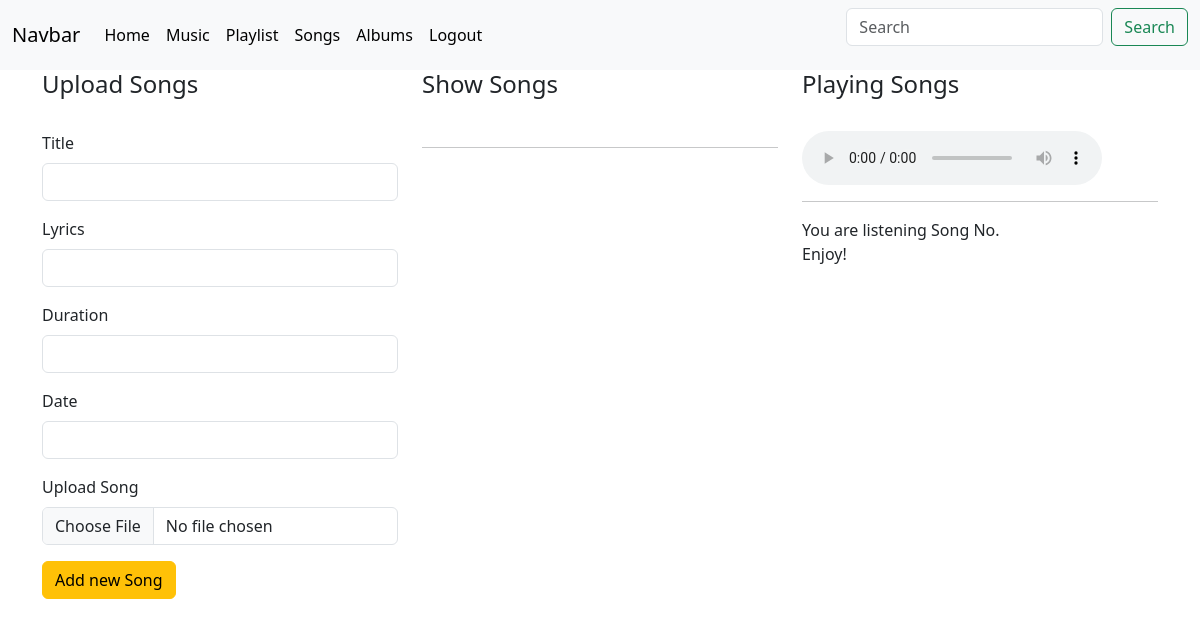
Page /songs (signed in) on the earlier database version.
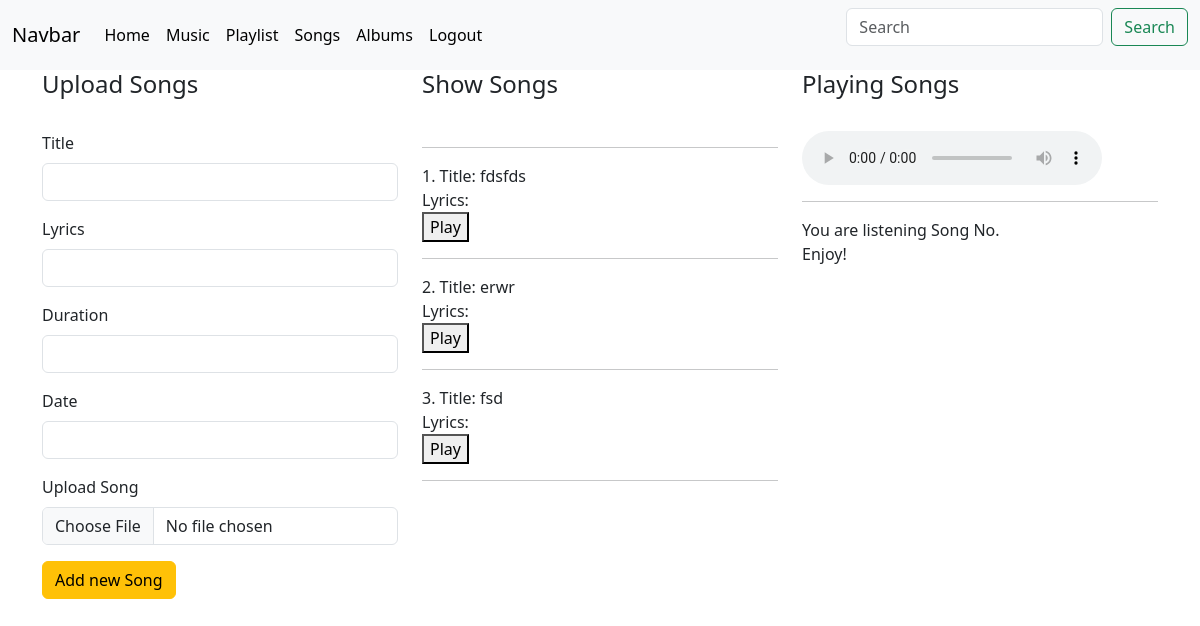
Same page on the later database version.
### models.py (models this page shows)
class Song(db.Model):
    id = db.Column(db.Integer, primary_key=True)
    title = db.Column(db.String, nullable=False)
    lyrics = db.Column(db.String, nullable=False)
    duration = db.Column(db.Integer, default='')
    date = db.Column(db.String, default='')
    rating = db.Column(db.String, default='')
    isBlacklisted = db.Column(db.String, default=0)
    user_id = db.Column(db.Integer, db.ForeignKey('user.id'), nullable=False)

### app.py (the view)
@app.route('/songs')
def songs():
    curr_usr = get_curr_user()
    songs = curr_usr.songs
    song_id = request.args.get('song_id')
    song =Song.query.filter_by(id=song_id).first()
    return render_template('songs.html', user = curr_usr, songs=songs, song=song)

### app.py (called while the page is built)
def get_curr_user():
    id = session.get('id', None)
    u = None
    if id:
        u = User.query.filter_by(id=id).first()
    return u

### templates/songs.html (shortened to what this page needs)
{% extends './layouts/layout.html' %}
{% block body %}
<div class="container">
    <div class="row">
        <div class="col-4">
            <h4>Upload Songs</h4>
            <br>
            {% include './SongsComponents/upload_song.html'   %}
        </div>
        <div class="col-4">
            <h4>Show Songs</h4>
            <br>
            {% include './SongsComponents/show_songs.html'   %}
        </div>
        <div class="col-4">
            <h4>Playing Songs</h4>
            <br>
            {% include './SongsComponents/play_song.html'   %}
        </div>
    </div>
</div>
{% endblock %}

### templates/layouts/layout.html (shortened to what this page needs)
<!DOCTYPE html>
<html lang="en">
<head>
        <link href="https://cdn.jsdelivr.net/npm/bootstrap@5.3.8/dist/css/bootstrap.min.css" rel="stylesheet">
</head>
<body>
{% block body %}
{% endblock %}
</body>
</html>

### templates/BasicComponents/navbar.html (shortened to what this page needs)
<div>
<nav class="navbar navbar-expand-lg bg-body-tertiary">
  <div class="container-fluid">
    <a class="navbar-brand" href="#">Navbar</a>
    <div class="collapse navbar-collapse" id="navbarSupportedContent">
{% if not user %}
          <ul class="navbar-nav me-auto mb-2 mb-lg-0">
        <li class="nav-item">
          <a class="nav-link active" aria-current="page" href="{{url_for('home')}}">Home</a>
        </li>
        <li class="nav-item">
          <a class="nav-link active" aria-current="page" href="#">Music</a>
        </li>
        <li class="nav-item">
          <a class="nav-link active" aria-current="page" href="{{url_for('access')}}">Login</a>
        </li>
      </ul>
{% elif user and user.isCreator %}
      <ul class="navbar-nav me-auto mb-2 mb-lg-0">
        <li class="nav-item">
          <a class="nav-link active" aria-current="page" href="{{url_for('home')}}">Home</a>
        </li>
        <li class="nav-item">
          <a class="nav-link active" aria-current="page" href="#">Music</a>
        </li>
        <li class="nav-item">
          <a class="nav-link active" aria-current="page" href="{{url_for('playlist')}}">Playlist</a>
        </li>
        <li class="nav-item">
          <a class="nav-link active" aria-current="page" href="{{url_for('songs')}}">Songs</a>
        </li>
        <li class="nav-item">
          <a class="nav-link active" aria-current="page" href="#">Albums</a>
        </li>
        <li class="nav-item">
          <a class="nav-link active" aria-current="page" href="{{url_for('logout')}}">Logout</a>
        </li>
      </ul>
{% endif %}
      <form class="d-flex" role="search">
        <input class="form-control me-2" type="search" placeholder="Search" aria-label="Search"/>
        <button class="btn btn-outline-success" type="submit">Search</button>
      </form>
    </div>
  </div>
</nav>
</div>

### templates/SongsComponents/upload_song.html
<form action="{{url_for('upload_song')}}", method="POSt", enctype="multipart/form-data">
                <div class="mb-3">
                    <label for="formFile" class="form-label">Title</label>
                    <input class="form-control" type="text" id="title" name="title">
                </div>
                <div class="mb-3">
                    <label for="formFile" class="form-label">Lyrics</label>
                    <input class="form-control" type="text" id="lyrics" name="lyrics">
                </div>
                <div class="mb-3">
                    <label for="formFile" class="form-label">Duration</label>
                    <input class="form-control" type="text" id="duration" name="duration">
                </div>
                <div class="mb-3">
                    <label for="formFile" class="form-label">Date</label>
                    <input class="form-control" type="text" id="date" name="date">
                </div>
                <div class="mb-3">
                    <label for="formFile" class="form-label">Upload Song</label>
                    <input class="form-control" type="file" id="file" name="file">
                </div>
                <div class="mb-3">
                    <button type="submit" class="btn btn-warning">Add new Song</button>
                </div>
            </form>

### templates/SongsComponents/show_songs.html
           <hr>
            {% for song in songs %}
            {{song.id}}. Title: {{song.title}}
            <br>
            Lyrics: {{song.lyrics}}
            <br>
            <a href="{{url_for('songs', song_id=song.id)}}">
            <button>Play</button>
            </a>
            <br>
            <hr>
            {% endfor %}

### templates/SongsComponents/play_song.html
<audio controls>
  <source src="{{url_for('static', filename='songs/'+song.id|string+'.mp3')}}" type="audio/mpeg">
</audio>
<hr>
You are listening Song No. {{song.id}}
<br>
Enjoy!

Differences in the rows shown:
added Song: id "1", title "fdsfds"
added Song: id "2", title "erwr"
added Song: id "3", title "fsd"
